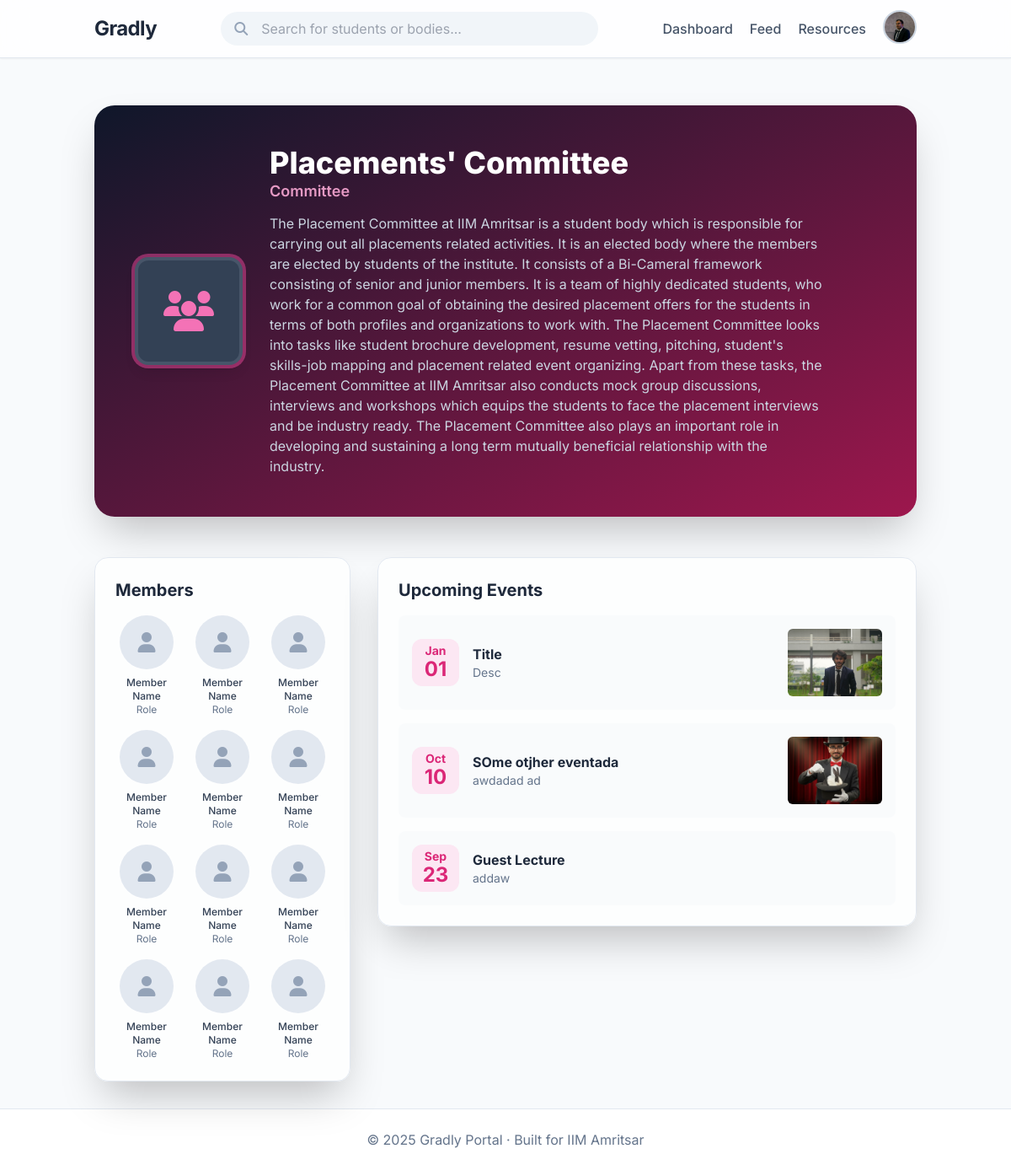
/body/7 (signed in), run on the app's committed database.
### models.py (models this page shows, shortened)
class User(db.Model, UserMixin):
    id = db.Column(db.String(15), primary_key=True)
    name = db.Column(db.String(100), nullable=False)
    email = db.Column(db.String(120), unique=True, nullable=False)
    password = db.Column(db.String(200), nullable=False)
    cgpa = db.Column(db.Float, nullable=True)
    resume = db.Column(db.String(200), nullable=True)
    phone = db.Column(db.String(20), nullable=True)
    profile_pic = db.Column(db.String(200), nullable=True)
    show_email = db.Column(db.Boolean, default=True)
    show_phone = db.Column(db.Boolean, default=True)
    show_cgpa = db.Column(db.Boolean, default=True)
    work_experiences = db.relationship('WorkExperience', backref='user', lazy=True)
    internships = db.relationship('Internship', backref='user', lazy=True)
    certifications = db.relationship('Certification', backref='user', lazy=True)
    skills = db.relationship('Skill', backref='user', lazy=True)
    hobbies = db.relationship('Hobby', backref='user', lazy=True)
    comments = db.relationship("PostComment", backref="author", lazy=True, cascade="all, delete-orphan")
    votes = db.relationship("PostVote", backref="voter", lazy=True, cascade="all, delete-orphan")
    @property
    def user_type(self):
        return "student"

class StudentBody(db.Model, UserMixin):
    id = db.Column(db.Integer, primary_key=True)
    name = db.Column(db.String(200), nullable=False)
    email = db.Column(db.String(200), unique=True, nullable=False)
    body_type = db.Column(db.String(100), nullable=True)
    description = db.Column(db.Text, nullable=True)
    password = db.Column(db.String(200), nullable=False)
    logo = db.Column(db.String(200), nullable=True)
    posts = db.relationship("StudentBodyPost", backref="student_body", lazy=True, cascade="all, delete-orphan")
    events = db.relationship("BodyEvent", backref="body", lazy=True, cascade="all, delete-orphan")

class BodyEvent(db.Model):
    id = db.Column(db.Integer, primary_key=True)
    title = db.Column(db.String(250), nullable=False)
    description = db.Column(db.Text, nullable=True)
    poster = db.Column(db.String(200), nullable=True)  # path in static/uploads/
    date = db.Column(db.DateTime, default=datetime.utcnow)
    body_id = db.Column(db.Integer, db.ForeignKey('student_body.id'), nullable=False)

### routes/studentbody.py (the view)
@studentbody_bp.route('/body/<int:body_id>')
def view_body(body_id):
    body = StudentBody.query.get_or_404(body_id)
    return render_template('body_profile.html', body=body)

### app.py (called while the page is built)
@login_manager.user_loader
def load_user(user_id):
    if user_id.startswith("U_"):
        roll = user_id.split("_", 1)[1]   # keep string as-is
        return User.query.get(roll)
    elif user_id.startswith("B_"):
        body_id = user_id.split("_", 1)[1]
        return StudentBody.query.get(int(body_id))
    return None

@app.before_request
def create_tables():
    db.create_all()

### templates/body_profile.html (shortened to what this page needs)
{% extends "base.html" %}
{% block content %}
<div
    class="relative bg-gradient-to-br from-slate-900 to-pink-800 rounded-3xl shadow-2xl mb-12 text-white overflow-hidden">
    <div class="absolute inset-0 bg-grid-slate-700/20 [mask-image:linear-gradient(to_bottom,white,transparent)]"></div>
    <div class="flex flex-col md:flex-row items-center p-8 md:p-12 relative z-10">
        <div class="relative flex-shrink-0">
            <div
                class="w-32 h-32 rounded-2xl overflow-hidden border-4 border-slate-600 shadow-lg bg-slate-700 ring-4 ring-pink-500/50 flex items-center justify-center">
                {% if body.logo %}
                <img src="{{ url_for('static', filename=body.logo) }}" class="w-full h-full object-contain p-2"
                    alt="logo">
                {% else %}
                <i class="fa fa-users text-5xl text-pink-400"></i>
                {% endif %}
            </div>
        </div>
        <div class="mt-6 md:mt-0 md:ml-8 text-center md:text-left">
            <h1 class="text-4xl font-extrabold">{{ body.name }}</h1>
            <p class="text-lg text-pink-300 opacity-90 font-semibold">{{ body.body_type }}</p>
            <p class="mt-3 max-w-prose text-slate-300">{{ body.description }}</p>
        </div>
    </div>
</div>
<div class="grid lg:grid-cols-3 gap-8">
    <div class="lg:col-span-1">
        <div class="bg-white/70 backdrop-blur-lg p-6 rounded-2xl shadow-2xl border border-slate-200">
            <h2 class="text-xl font-bold text-slate-800 mb-4">Members</h2>
            <div class="grid grid-cols-3 sm:grid-cols-4 lg:grid-cols-3 gap-4">
                {% for i in range(12) %}
                <div class="flex flex-col items-center text-center">
                    <div
                        class="w-16 h-16 rounded-full bg-slate-200 flex items-center justify-center mb-2 text-slate-400 text-2xl">
                        <i class="fa fa-user"></i>
                    </div>
                    <div class="text-xs font-medium text-slate-700">Member Name</div>
                    <div class="text-xs text-slate-500">Role</div>
                </div>
                {% endfor %}
            </div>
        </div>
    </div>
    <div class="lg:col-span-2">
        <div class="bg-white/70 backdrop-blur-lg p-6 rounded-2xl shadow-2xl border border-slate-200">
            <h2 class="text-xl font-bold text-slate-800 mb-4">Upcoming Events</h2>
            <div class="space-y-4">
                {% for ev in body.events %}
                <div class="bg-slate-50/80 p-4 rounded-lg flex items-center space-x-4">
                    <div
                        class="flex-shrink-0 bg-pink-100 text-pink-600 h-14 w-14 rounded-xl flex flex-col items-center justify-center font-bold">
                        <span class="text-sm -mb-1">{{ ev.date.strftime('%b') }}</span>
                        <span class="text-2xl">{{ ev.date.strftime('%d') }}</span>
                    </div>
                    <div class="flex-grow">
                        <p class="font-bold text-slate-800">{{ ev.title }}</p>
                        <p class="text-sm text-slate-500">{{ ev.description|truncate(120) }}</p>
                    </div>
                    {% if ev.poster %}
                    <img src="{{ url_for('static', filename=ev.poster) }}"
                        class="w-28 h-20 object-cover rounded-md flex-shrink-0 hidden sm:block" alt="Event Poster">
                    {% endif %}
                </div>
                {% else %}
                <p class="text-slate-500 text-center py-10">No events scheduled yet.</p>
                {% endfor %}
            </div>
        </div>
    </div>
</div>
{% endblock %}

### templates/base.html (shortened to what this page needs)
<!DOCTYPE html>
<html lang="en" class="scroll-smooth">
<head>
    <script src="https://cdn.tailwindcss.com"></script>
    <link rel="stylesheet" href="https://cdnjs.cloudflare.com/ajax/libs/font-awesome/6.5.2/css/all.min.css"
 />
</head>
<body class="bg-slate-50 text-slate-800 flex flex-col min-h-screen">
    <nav class="sticky top-0 z-50 bg-white/80 backdrop-blur-lg shadow-sm border-b border-slate-200">
        <div class="container mx-auto px-6 py-3 flex justify-between items-center">
            <a href="{% if current_user.is_authenticated and current_user.user_type == 'body' %}
                     {{ url_for('studentbody.body_home', body_id=current_user.id) }}
                  {% else %}
                     {{ url_for('home') }}
                  {% endif %}" class="text-2xl font-bold text-slate-800 tracking-tight">
                Gradly
            </a>
            {% if current_user.is_authenticated %}
            <div class="relative w-full max-w-md hidden md:block">
                <i class="fa fa-search absolute left-4 top-1/2 -translate-y-1/2 text-slate-400"></i>
                <input id="search-bar" type="text" placeholder="Search for students or bodies..."
                    class="w-full pl-12 pr-4 py-2 rounded-full bg-slate-100 border-transparent focus:outline-none focus:ring-2 focus:ring-sky-500 transition-all">
            </div>
            {% endif %}
            <div class="flex items-center space-x-5">
                {% if current_user.is_authenticated %}
                {% if current_user.user_type == "student" %}
                <a href="{{ url_for('dashboard.dashboard') }}"
                    class="text-slate-600 hover:text-sky-500 font-medium transition-colors">Dashboard</a>
                {% elif current_user.user_type == "body" %}
                <a href="{{ url_for('studentbody.body_dashboard', body_id=current_user.id) }}"
                    class="text-slate-600 hover:text-pink-500 font-medium transition-colors">Dashboard</a>
                {% endif %}
                <a href="{{ url_for('posts.feed') }}"
                    class="text-slate-600 hover:text-emerald-500 font-medium transition-colors">Feed</a>
                <a href="{{ url_for('resources.resources') }}"
                    class="text-slate-600 hover:text-sky-500 font-medium transition-colors">Resources</a>
                <div class="relative" x-data="{ open: false }">
                    <button @click="open = !open"
                        class="w-10 h-10 rounded-full overflow-hidden border-2 border-slate-300 focus:outline-none">
                        {% if current_user.profile_pic %}
                        <img src="{{ url_for('static', filename=current_user.profile_pic) }}" alt="Profile Picture"
                            class="w-full h-full object-cover">
                        {% else %}
                        <img src="{{ url_for('static', filename='default-profile.png') }}" alt="Default Picture"
                            class="w-full h-full object-cover">
                        {% endif %}
                    </button>
                </div>
                {% else %}
                <a href="{{ url_for('auth.login') }}"
                    class="text-slate-600 hover:text-sky-500 font-medium transition-colors">Login</a>
                <a href="{{ url_for('auth.register') }}"
                    class="bg-sky-500 text-white px-4 py-2 rounded-full text-sm font-semibold hover:bg-sky-600 transition-all duration-300">Register</a>
                {% endif %}
            </div>
        </div>
    </nav>
    <main class="container mx-auto px-6 py-8 flex-grow">
        <div class="content-fade-in">
            {% block content %}{% endblock %}
        </div>
    </main>
    <footer class="bg-white border-t border-slate-200 text-center py-6 mt-auto">
        <p class="text-slate-500">&copy; 2025 Gradly Portal · Built for IIM Amritsar</p>
    </footer>
</body>
</html>

### templates/base.html (style rules this page uses)
body { font-family: 'Inter', sans-serif; }
.content-fade-in { animation: fadeIn 0.6s ease-in-out forwards; }

### data on the page
User: profile_pic (picture)
StudentBody: name "Placements' Committee", body_type "Committee", description "The Placement Committee at IIM Amritsar is a student body which is responsible for carrying out all placements related activities. It is an elected body where the members are elected by students of the institute. It consists of a Bi-Cameral framework consisting of senior and junior members. It is a team of highly dedicated students, who work for a common goal of obtaining the desired placement offers for the students in terms of both profiles and organizations to work with. The Placement Committee looks into tasks like student brochure development, resume vetting, pitching, student's skills-job mapping and placement related event organizing. Apart from these tasks, the Placement Committee…"
BodyEvent: date "Jan", date "01", title "Title", description "Desc", poster (picture)
BodyEvent: date "Oct", date "10", title "SOme otjher eventada", description "awdadad ad", poster (picture)
BodyEvent: date "Sep", date "23", title "Guest Lecture", description "addaw"
